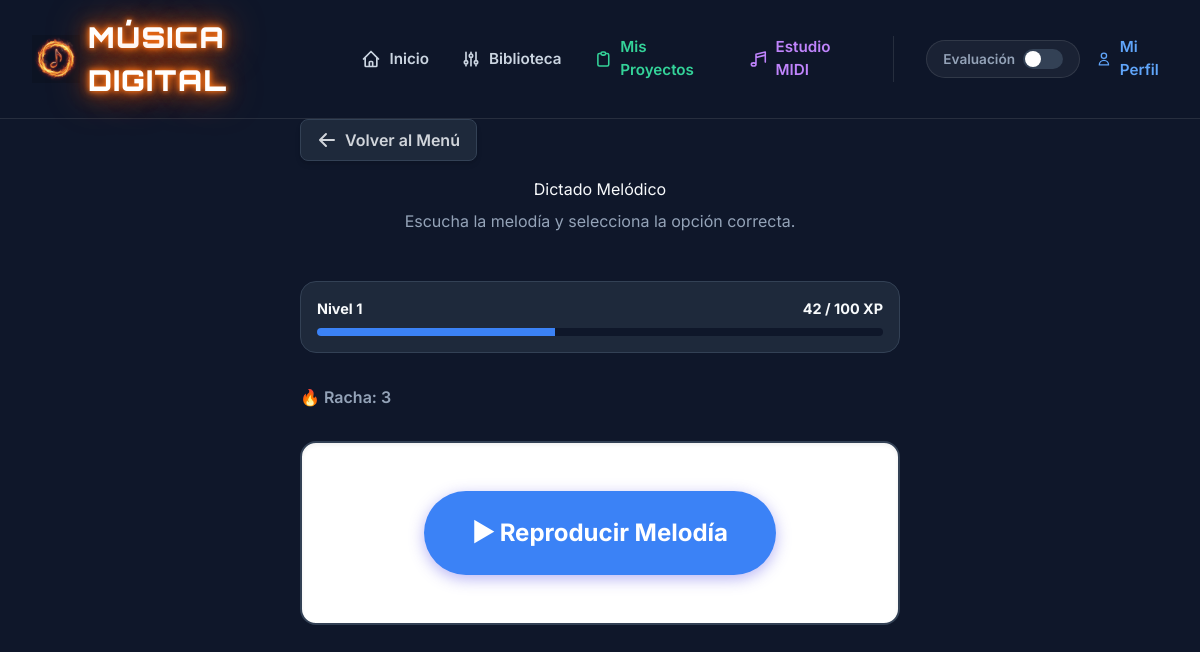
The app's page /juego/dictado-melodico/ (signed in) with its own data.
### trainer/models.py (models this page shows, shortened)
class Game(models.Model):
    slug = models.SlugField(unique=True)
    name = models.CharField(max_length=100)
    description = models.TextField()
    order = models.IntegerField(default=1)
    recommended_accuracy = models.IntegerField(default=0)
    recommended_attempts = models.IntegerField(default=0)

class Score(models.Model):
    user = models.ForeignKey(User, on_delete=models.CASCADE, related_name='scores')
    game = models.ForeignKey(Game, on_delete=models.CASCADE)
    level = models.IntegerField(default=1)
    total_points = models.IntegerField(default=0)
    max_streak = models.IntegerField(default=0)
    current_streak = models.IntegerField(default=0)
    correct_answers = models.IntegerField(default=0)
    total_answers = models.IntegerField(default=0)
    class Meta:
        unique_together = ('user', 'game')
    @property
    def level_info(self):
        thresholds = [0, 100, 300, 600, 1000, 1500, 2100, 2800, 3600, 4500]
        xp = self.total_points
        level = 1
        for i, threshold in enumerate(thresholds):
            if xp < threshold:
                break
            level = i + 1
        if level <= len(thresholds) - 1:
            current_level_base = thresholds[level - 1]
            next_level_base = thresholds[level]
        else:
            current_level_base = thresholds[-1] + (level - len(thresholds)) * 1000
            next_level_base = current_level_base + 1000
        xp_in_level = xp - current_level_base
        xp_needed = next_level_base - current_level_base
        progress_percentage = min(100, int((xp_in_level / xp_needed) * 100))
        return {
            'level': level,
            'xp_in_level': xp_in_level,
            'xp_needed': xp_needed,
            'progress_percentage': progress_percentage
        }

### trainer/views.py (the view)
# urls.py: path('juego/dictado-melodico/', views.trainer_dictado_melodico, name='trainer_dictado_melodico'),
@login_required
def trainer_dictado_melodico(request):
    game = get_object_or_404(Game, slug='dictado-melodico')
    score, _ = Score.objects.get_or_create(user=request.user, game=game)
    stats_data = get_game_stats(request.user, game)
    context = {
        'game': game,
        'score': score,
        'incorrect_answers': stats_data['incorrect_answers'],
        'avg_time': stats_data['avg_time'],
        'hardest': stats_data['hardest'],
    }
    return render(request, 'trainer/trainer_dictado_melodico.html', context)

### trainer/views.py (called while the page is built, shortened)
def parse_interval_size(presented_question):
    if '-' not in presented_question:
        return presented_question

### templates/trainer/trainer_dictado_melodico.html (shortened to what this page needs)
{% extends 'base.html' %}
{% block content %}
<div class="trainer-container">
    <div class="top-nav" style="width: 100%; max-width: 600px; margin-bottom: -1rem;">
        <a href="{% url 'entrenador_index' %}" class="inline-flex items-center gap-2 px-4 py-2 bg-slate-800 hover:bg-slate-700 border border-slate-700 hover:border-slate-600 text-gray-300 hover:text-white rounded-lg font-semibold transition-all shadow-md">
            <svg xmlns="http://www.w3.org/2000/svg" class="h-5 w-5" viewBox="0 0 20 20" fill="currentColor">
                <path fill-rule="evenodd" d="M9.707 16.707a1 1 0 01-1.414 0l-6-6a1 1 0 010-1.414l6-6a1 1 0 011.414 1.414L5.414 9H17a1 1 0 110 2H5.414l4.293 4.293a1 1 0 010 1.414z" clip-rule="evenodd" />
            </svg>
            Volver al Menú
        </a>
    </div>
    <div style="text-align: center; margin-bottom: 1rem;">
        <h1 style="margin-bottom: 0.5rem;">{{ game.name }}</h1>
        <p style="color: var(--text-secondary);">Escucha la melodía y selecciona la opción correcta.</p>
    </div>
    <div class="progress-container" style="width: 100%; max-width: 600px; background: var(--surface); padding: 1rem; border-radius: 1rem; border: 1px solid var(--border);">
        <div class="progress-labels" style="display: flex; justify-content: space-between; font-weight: bold; margin-bottom: 0.5rem; color: var(--text); font-size: 0.9rem;">
            <span>Nivel <span id="ui-level">{{ score.level_info.level }}</span></span>
            <span><span id="ui-xp">{{ score.level_info.xp_in_level }}</span> / <span id="ui-xp-needed">{{ score.level_info.xp_needed }}</span> XP</span>
        </div>
        <div class="progress-track" style="width: 100%; background: var(--bg); height: 8px; border-radius: 4px; overflow: hidden;">
            <div id="ui-progress-bar" class="progress-fill" style="height: 100%; background: var(--primary); transition: width 0.3s ease; width: {{ score.level_info.progress_percentage }}%;"></div>
        </div>
    </div>
    <div class="status-bar">
        <div>🔥 Racha: <span id="streak-counter">{{ score.current_streak }}</span></div>
    </div>
    <div id="playback-area">
        <button id="play-melody-btn" class="play-btn">▶ Reproducir Melodía</button>
    </div>
</div>
{% endblock %}

### templates/base.html (style rules this page uses)
:root { --primary: #3b82f6; --primary-hover: #2563eb; --bg: #0f172a; --surface: #1e293b; --text: #f8fafc; --text-secondary: #94a3b8; --success: #10b981; --danger: #ef4444; --border: #334155; }
body { font-family: 'Inter', sans-serif; background-color: var(--bg); color: var(--text); line-height: 1.5; min-height: 100vh; display: flex; flex-direction: column; }

### templates/trainer/trainer_dictado_melodico.html (style rules this page uses)
.trainer-container { display: flex; flex-direction: column; align-items: center; gap: 2rem; }
#playback-area { background: white; border-radius: 1rem; padding: 3rem; box-shadow: inset 0 2px 4px 0 rgba(0, 0, 0, 0.06); border: 2px solid var(--border); transition: border-color 0.3s; text-align: center; width: 100%; max-width: 600px; }
.status-bar { display: flex; justify-content: space-between; width: 100%; max-width: 600px; font-weight: 600; color: var(--text-secondary); }
.play-btn { background: var(--primary); color: white; border: none; padding: 1.5rem 3rem; font-size: 1.5rem; font-weight: bold; border-radius: 50px; cursor: pointer; transition: transform 0.2s, box-shadow 0.2s; box-shadow: 0 4px 15px rgba(79, 70, 229, 0.4); }

### records on screen
Game: name "Dictado Melódico"
Score: level_info.level "1", level_info.xp_in_level "42", level_info.xp_needed "100", current_streak "3"
